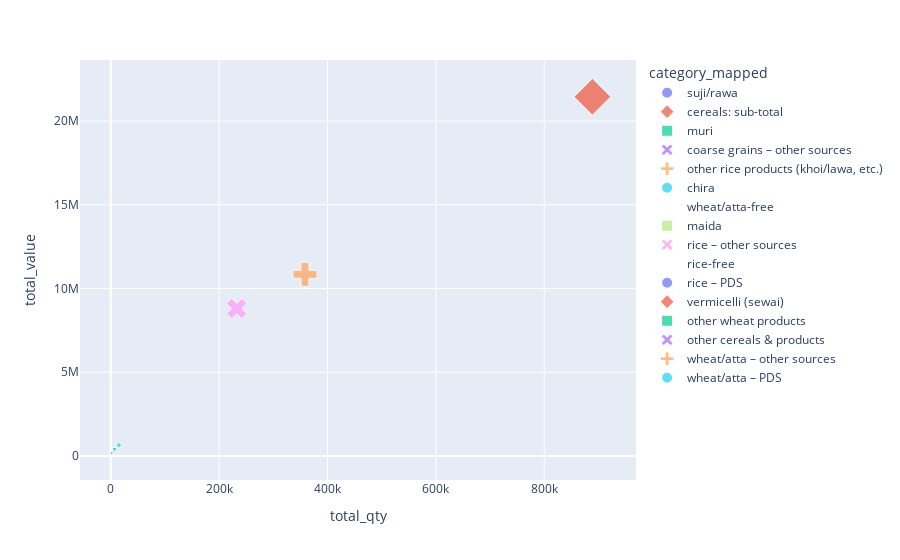

Source (notebook cell):
### Code cell
fig = px.scatter(
    cat_df,
    x="total_qty",
    y="total_value",
    color="category_mapped",
    symbol="category_mapped",
    size="total_value"
)

fig.show()

### Figure 1 — Plotly figure (JSON) as saved in the notebook; plotly's stock layout.template omitted (floating-point values rounded to 4 significant figures)
{"data": [{"hovertemplate": "category_mapped=suji/rawa<br>total_qty=%{x}<br>total_value=%{marker.size}<extra></extra>", "legendgroup": "suji/rawa", "marker": {"color": "#636efa", "size": [235353], "sizemode": "area", "sizeref": 53630.0, "symbol": "circle"}, "mode": "markers", "name": "suji/rawa", "orientation": "v", "showlegend": true, "type": "scatter", "x": [5295.0], "xaxis": "x", "y": [235353], "yaxis": "y"}, {"hovertemplate": "category_mapped=cereals: sub-total<br>total_qty=%{x}<br>total_value=%{marker.size}<extra></extra>", "legendgroup": "cereals: sub-total", "marker": {"color": "#EF553B", "size": [21450998], "sizemode": "area", "sizeref": 53630.0, "symbol": "diamond"}, "mode": "markers", "name": "cereals: sub-total", "orientation": "v", "showlegend": true, "type": "scatter", "x": [888900.0], "xaxis": "x", "y": [21450998], "yaxis": "y"}, {"hovertemplate": "category_mapped=muri<br>total_qty=%{x}<br>total_value=%{marker.size}<extra></extra>", "legendgroup": "muri", "marker": {"color": "#00cc96", "size": [401067], "sizemode": "area", "sizeref": 53630.0, "symbol": "square"}, "mode": "markers", "name": "muri", "orientation": "v", "showlegend": true, "type": "scatter", "x": [7026.0], "xaxis": "x", "y": [401067], "yaxis": "y"}, {"hovertemplate": "category_mapped=coarse grains – other sources<br>total_qty=%{x}<br>total_value=%{marker.size}<extra></extra>", "legendgroup": "coarse grains – other sources", "marker": {"color": "#ab63fa", "size": [49226], "sizemode": "area", "sizeref": 53630.0, "symbol": "x"}, "mode": "markers", "name": "coarse grains – other sources", "orientation": "v", "showlegend": true, "type": "scatter", "x": [2027.0], "xaxis": "x", "y": [49226], "yaxis": "y"}, {"hovertemplate": "category_mapped=other rice products (khoi/lawa, etc.)<br>total_qty=%{x}<br>total_value=%{marker.size}<extra></extra>", "legendgroup": "other rice products (khoi/lawa, etc.)", "marker": {"color": "#FFA15A", "size": [11424], "sizemode": "area", "sizeref": 53630.0, "symbol": "cross"}, "mode": "markers", "name": "other rice products (khoi/lawa, etc.)", "orientation": "v", "showlegend": true, "type": "scatter", "x": [284.4], "xaxis": "x", "y": [11424], "yaxis": "y"}, {"hovertemplate": "category_mapped=chira<br>total_qty=%{x}<br>total_value=%{marker.size}<extra></extra>", "legendgroup": "chira", "marker": {"color": "#19d3f3", "size": [646936], "sizemode": "area", "sizeref": 53630.0, "symbol": "circle"}, "mode": "markers", "name": "chira", "orientation": "v", "showlegend": true, "type": "scatter", "x": [15220.0], "xaxis": "x", "y": [646936], "yaxis": "y"}, {"hovertemplate": "category_mapped=wheat/atta-free<br>total_qty=%{x}<br>total_value=%{marker.size}<extra></extra>", "legendgroup": "wheat/atta-free", "marker": {"color": "#FF6692", "size": [0], "sizemode": "area", "sizeref": 53630.0, "symbol": "diamond"}, "mode": "markers", "name": "wheat/atta-free", "orientation": "v", "showlegend": true, "type": "scatter", "x": [50070.0], "xaxis": "x", "y": [0], "yaxis": "y"}, {"hovertemplate": "category_mapped=maida<br>total_qty=%{x}<br>total_value=%{marker.size}<extra></extra>", "legendgroup": "maida", "marker": {"color": "#B6E880", "size": [224121], "sizemode": "area", "sizeref": 53630.0, "symbol": "square"}, "mode": "markers", "name": "maida", "orientation": "v", "showlegend": true, "type": "scatter", "x": [5663.0], "xaxis": "x", "y": [224121], "yaxis": "y"}, {"hovertemplate": "category_mapped=rice – other sources<br>total_qty=%{x}<br>total_value=%{marker.size}<extra></extra>", "legendgroup": "rice – other sources", "marker": {"color": "#FF97FF", "size": [8807133], "sizemode": "area", "sizeref": 53630.0, "symbol": "x"}, "mode": "markers", "name": "rice – other sources", "orientation": "v", "showlegend": true, "type": "scatter", "x": [232600.0], "xaxis": "x", "y": [8807133], "yaxis": "y"}, {"hovertemplate": "category_mapped=rice-free<br>total_qty=%{x}<br>total_value=%{marker.size}<extra></extra>", "legendgroup": "rice-free", "marker": {"color": "#FECB52", "size": [0], "sizemode": "area", "sizeref": 53630.0, "symbol": "cross"}, "mode": "markers", "name": "rice-free", "orientation": "v", "showlegend": true, "type": "scatter", "x": [202600.0], "xaxis": "x", "y": [0], "yaxis": "y"}, {"hovertemplate": "category_mapped=rice – PDS<br>total_qty=%{x}<br>total_value=%{marker.size}<extra></extra>", "legendgroup": "rice – PDS", "marker": {"color": "#636efa", "size": [23457], "sizemode": "area", "sizeref": 53630.0, "symbol": "circle"}, "mode": "markers", "name": "rice – PDS", "orientation": "v", "showlegend": true, "type": "scatter", "x": [6656.0], "xaxis": "x", "y": [23457], "yaxis": "y"}, {"hovertemplate": "category_mapped=vermicelli (sewai)<br>total_qty=%{x}<br>total_value=%{marker.size}<extra></extra>", "legendgroup": "vermicelli (sewai)", "marker": {"color": "#EF553B", "size": [177745], "sizemode": "area", "sizeref": 53630.0, "symbol": "diamond"}, "mode": "markers", "name": "vermicelli (sewai)", "orientation": "v", "showlegend": true, "type": "scatter", "x": [1629.0], "xaxis": "x", "y": [177745], "yaxis": "y"}, {"hovertemplate": "category_mapped=other wheat products<br>total_qty=%{x}<br>total_value=%{marker.size}<extra></extra>", "legendgroup": "other wheat products", "marker": {"color": "#00cc96", "size": [5415], "sizemode": "area", "sizeref": 53630.0, "symbol": "square"}, "mode": "markers", "name": "other wheat products", "orientation": "v", "showlegend": true, "type": "scatter", "x": [156.4], "xaxis": "x", "y": [5415], "yaxis": "y"}, {"hovertemplate": "category_mapped=other cereals & products<br>total_qty=%{x}<br>total_value=%{marker.size}<extra></extra>", "legendgroup": "other cereals & products", "marker": {"color": "#ab63fa", "size": [7181], "sizemode": "area", "sizeref": 53630.0, "symbol": "x"}, "mode": "markers", "name": "other cereals & products", "orientation": "v", "showlegend": true, "type": "scatter", "x": [165.6], "xaxis": "x", "y": [7181], "yaxis": "y"}, {"hovertemplate": "category_mapped=wheat/atta – other sources<br>total_qty=%{x}<br>total_value=%{marker.size}<extra></extra>", "legendgroup": "wheat/atta – other sources", "marker": {"color": "#FFA15A", "size": [10850360], "sizemode": "area", "sizeref": 53630.0, "symbol": "cross"}, "mode": "markers", "name": "wheat/atta – other sources", "orientation": "v", "showlegend": true, "type": "scatter", "x": [358500.0], "xaxis": "x", "y": [10850360], "yaxis": "y"}, {"hovertemplate": "category_mapped=wheat/atta – PDS<br>total_qty=%{x}<br>total_value=%{marker.size}<extra></extra>", "legendgroup": "wheat/atta – PDS", "marker": {"color": "#19d3f3", "size": [11580], "sizemode": "area", "sizeref": 53630.0, "symbol": "circle"}, "mode": "markers", "name": "wheat/atta – PDS", "orientation": "v", "showlegend": true, "type": "scatter", "x": [1089.0], "xaxis": "x", "y": [11580], "yaxis": "y"}], "layout": {"legend": {"itemsizing": "constant", "title": {"text": "category_mapped"}, "tracegroupgap": 0}, "margin": {"t": 60}, "xaxis": {"anchor": "y", "domain": [0, 1], "title": {"text": "total_qty"}}, "yaxis": {"anchor": "x", "domain": [0, 1], "title": {"text": "total_value"}}}}
